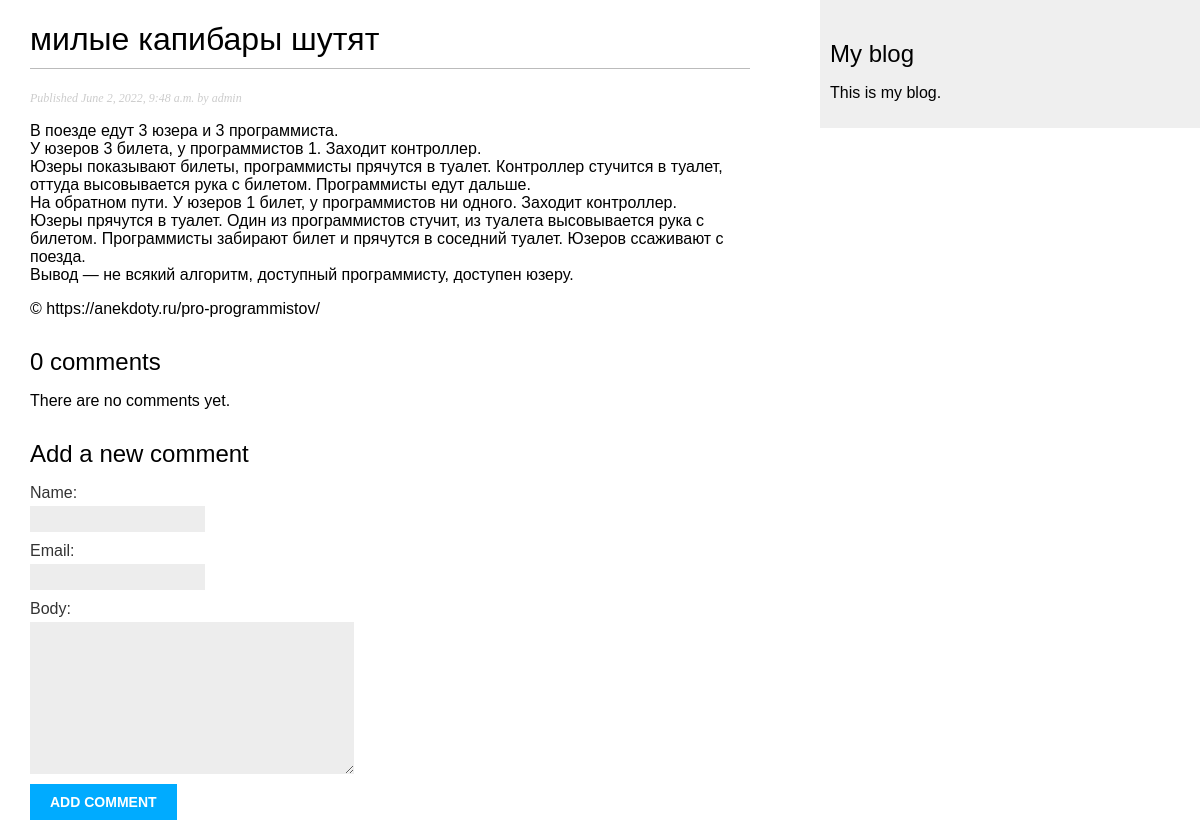
/blog/2/, run on an earlier commit of the app's database.
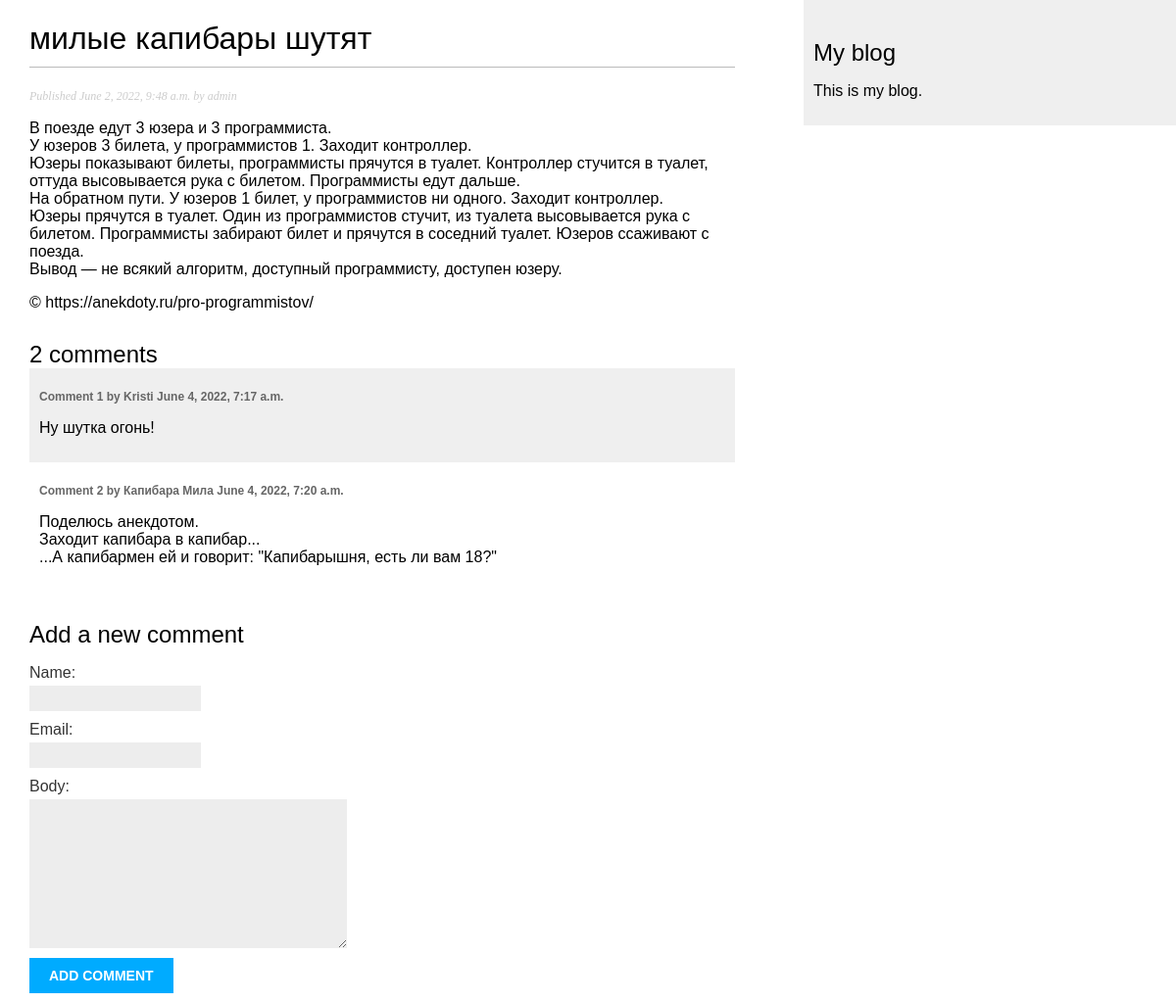
And on a later commit of the database.
### blog/models.py (models this page shows, shortened)
class Comment(models.Model):
    post = models.ForeignKey(Post, on_delete=models.CASCADE, related_name='comments')
    name = models.CharField(max_length=80)
    email = models.EmailField()
    body = models.TextField()
    created = models.DateTimeField(auto_now_add=True)
    updated = models.DateTimeField(auto_now=True)
    active = models.BooleanField(default=True)
    class Meta:
        ordering = ['created']
        indexes = [
            models.Index(fields=['created']),
        ]

### blog/views.py (the view)
# urls.py: path('<int:id>/', views.post_detail, name='post_detail'),
def post_detail(request, id):
    post = get_object_or_404(Post, id=id, status=Post.Status.PUBLISHED)
    comments = post.comments.filter(active=True)
    form = CommentForm()
    return render(request, 'blog/post/detail.html', {'post': post, 'comments': comments,
                                                     'form': form})

### blog/forms.py
class CommentForm(forms.ModelForm):
    class Meta:
        model = Comment
        fields = ['name', 'email', 'body']

### blog/templates/blog/post/detail.html (shortened to what this page needs)
{% extends "blog/base.html" %}
{% block content %}
  <h1>{{ post.title }}</h1>
  <p class="date">
    Published {{ post.publish }} by {{ post.author }}
  </p>
  {{ post.body|linebreaks }}
  {% with comments.count as total_comments %}
	<h2>{{ total_comments }} comment{{ total_comments|pluralize }}</h2>
  {% endwith %}
{% for comment in comments %}
  <div class="comment">
	<p class="info">
	 Comment {{ forloop.counter }} by {{ comment.name }}
	 {{ comment.created }}
	</p>
	{{ comment.body|linebreaks }}
  </div>
{% empty %}
 <p>There are no comments yet.</p>
{% endfor %}
<h2>Add a new comment</h2>
	<form action="{% url "blog:post_comment" post.id %}" method="post">
	{{ form.as_p }}
	<p><input type="submit" value="Add comment"></p>
 </form>
 {% endblock %}

What changed in the data, as far as the page shows it:
added Comment: name "Kristi", created "June 4, 2022, 7:17 a.m.", body "Ну шутка огонь!"
added Comment: name "Капибара Мила", created "June 4, 2022, 7:20 a.m.", body "Поделюсь анекдотом. Заходит капибара в капибар... ...А капибармен ей и говорит: \"Капибарышня, есть ли вам 18?\""
Also different on the page:
{{ total_comments }}: "0" → "2"
text no longer shown: "There are no comments yet."
